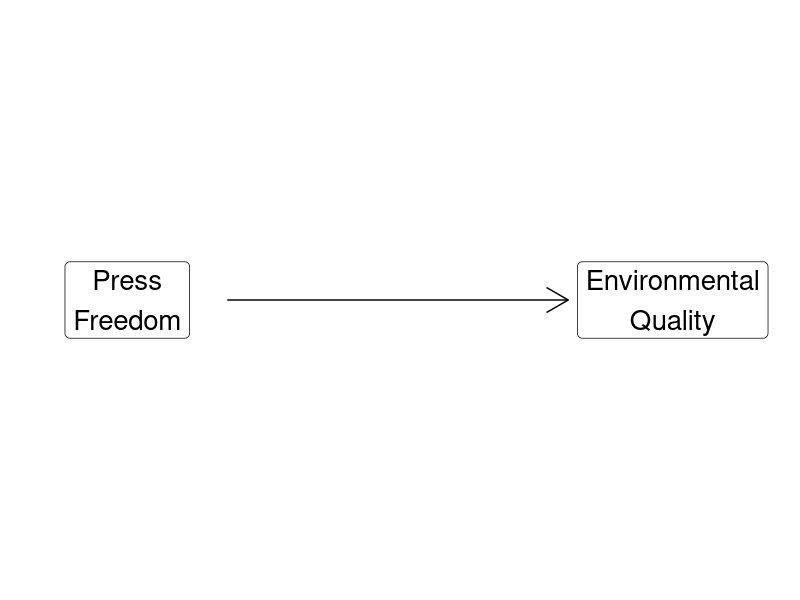

Write the R code that produced this figure.
## ---- chunk 1
#  background-size="1920px 1080px"
library(tidyverse)
## ---- chunk 2
## Manual DAG
d1 <- tibble(
  x = c(-3, 3),
  y = c(1, 1),
  labels = c("Press\nFreedom", "Environmental\nQuality")
)

ggplot(data = d1, aes(x = x, y = y)) +
  geom_point(size = 8) +
  theme_void() +
  coord_cartesian(xlim = c(-4, 4)) +
  geom_label(aes(label = labels), size = 7) +
  annotate("segment", x = -1.9, xend = 1.85, y = 1, yend = 1, arrow = arrow())
